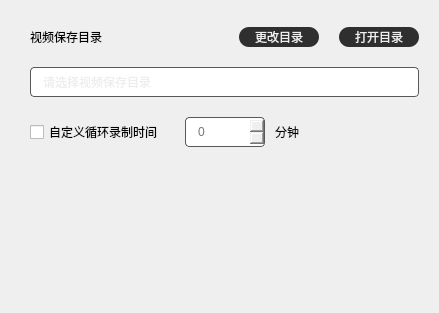
          <widget class="QWidget" name="page_live_dir">
           <property name="styleSheet">
            <string notr="true">#btn_change_dir,#btn_open_dir{
color:#EEEEEE;
background:#2F2F2F;
border-radius:10px;
padding-left:0px;
padding-right:0px;
}
#lineEdit_dir{
border:1px solid #585858;
border-radius:4px;
color:#DCDCDC;
padding-left:10px;
}
#spinBox_cycle_time{
border:1px solid #585858;
border-radius:4px;
color:#777777;
padding-left:10px;
}
#wgt_cycle_time{
background:transparent;
}</string>
           </property>
           <layout class="QVBoxLayout" name="verticalLayout_3">
            <property name="spacing">
             <number>20</number>
            </property>
            <property name="leftMargin">
             <number>30</number>
            </property>
            <property name="topMargin">
             <number>27</number>
            </property>
            <property name="rightMargin">
             <number>20</number>
            </property>
            <property name="bottomMargin">
             <number>0</number>
            </property>
            <item>
             <layout class="QHBoxLayout" name="horizontalLayout_4">
              <property name="spacing">
               <number>20</number>
              </property>
              <item>
               <widget class="QLabel" name="label">
                <property name="text">
                 <string>视频保存目录</string>
                </property>
               </widget>
              </item>
              <item>
               <spacer name="horizontalSpacer_2">
                <property name="orientation">
                 <enum>Qt::Horizontal</enum>
                </property>
                <property name="sizeHint" stdset="0">
                 <size>
                  <width>40</width>
                  <height>20</height>
                 </size>
                </property>
               </spacer>
              </item>
              <item>
               <widget class="QPushButton" name="btn_change_dir">
                <property name="minimumSize">
                 <size>
                  <width>80</width>
                  <height>20</height>
                 </size>
                </property>
                <property name="maximumSize">
                 <size>
                  <width>80</width>
                  <height>20</height>
                 </size>
                </property>
                <property name="text">
                 <string>更改目录</string>
                </property>
               </widget>
              </item>
              <item>
               <widget class="QPushButton" name="btn_open_dir">
                <property name="minimumSize">
                 <size>
                  <width>80</width>
                  <height>20</height>
                 </size>
                </property>
                <property name="maximumSize">
                 <size>
                  <width>80</width>
                  <height>20</height>
                 </size>
                </property>
                <property name="text">
                 <string>打开目录</string>
                </property>
               </widget>
              </item>
             </layout>
            </item>
            <item>
             <widget class="QLineEdit" name="lineEdit_dir">
              <property name="minimumSize">
               <size>
                <width>389</width>
                <height>30</height>
               </size>
              </property>
              <property name="maximumSize">
               <size>
                <width>389</width>
                <height>30</height>
               </size>
              </property>
              <property name="placeholderText">
               <string>请选择视频保存目录</string>
              </property>
             </widget>
            </item>
            <item>
             <widget class="QWidget" name="wgt_cycle_time" native="true">
              <property name="styleSheet">
               <string notr="true"/>
              </property>
              <layout class="QHBoxLayout" name="horizontalLayout_5">
               <property name="spacing">
                <number>10</number>
               </property>
               <property name="leftMargin">
                <number>0</number>
               </property>
               <property name="topMargin">
                <number>0</number>
               </property>
               <property name="rightMargin">
                <number>0</number>
               </property>
               <property name="bottomMargin">
                <number>0</number>
               </property>
               <item>
                <widget class="QCheckBox" name="checkBox_cycle_time">
                 <property name="text">
                  <string>自定义循环录制时间</string>
                 </property>
                </widget>
               </item>
               <item>
                <widget class="QSpinBox" name="spinBox_cycle_time">
                 <property name="minimumSize">
                  <size>
                   <width>80</width>
                   <height>30</height>
                  </size>
                 </property>
                 <property name="maximumSize">
                  <size>
                   <width>80</width>
                   <height>30</height>
                  </size>
                 </property>
                </widget>
               </item>
               <item>
                <widget class="QLabel" name="lbl_cycle_time_unit">
                 <property name="text">
                  <string>分钟</string>
                 </property>
                </widget>
               </item>
              </layout>
             </widget>
            </item>
            <item>
             <spacer name="verticalSpacer_2">
              <property name="orientation">
               <enum>Qt::Vertical</enum>
              </property>
              <property name="sizeHint" stdset="0">
               <size>
                <width>20</width>
                <height>166</height>
               </size>
              </property>
             </spacer>
            </item>
           </layout>
          </widget>
